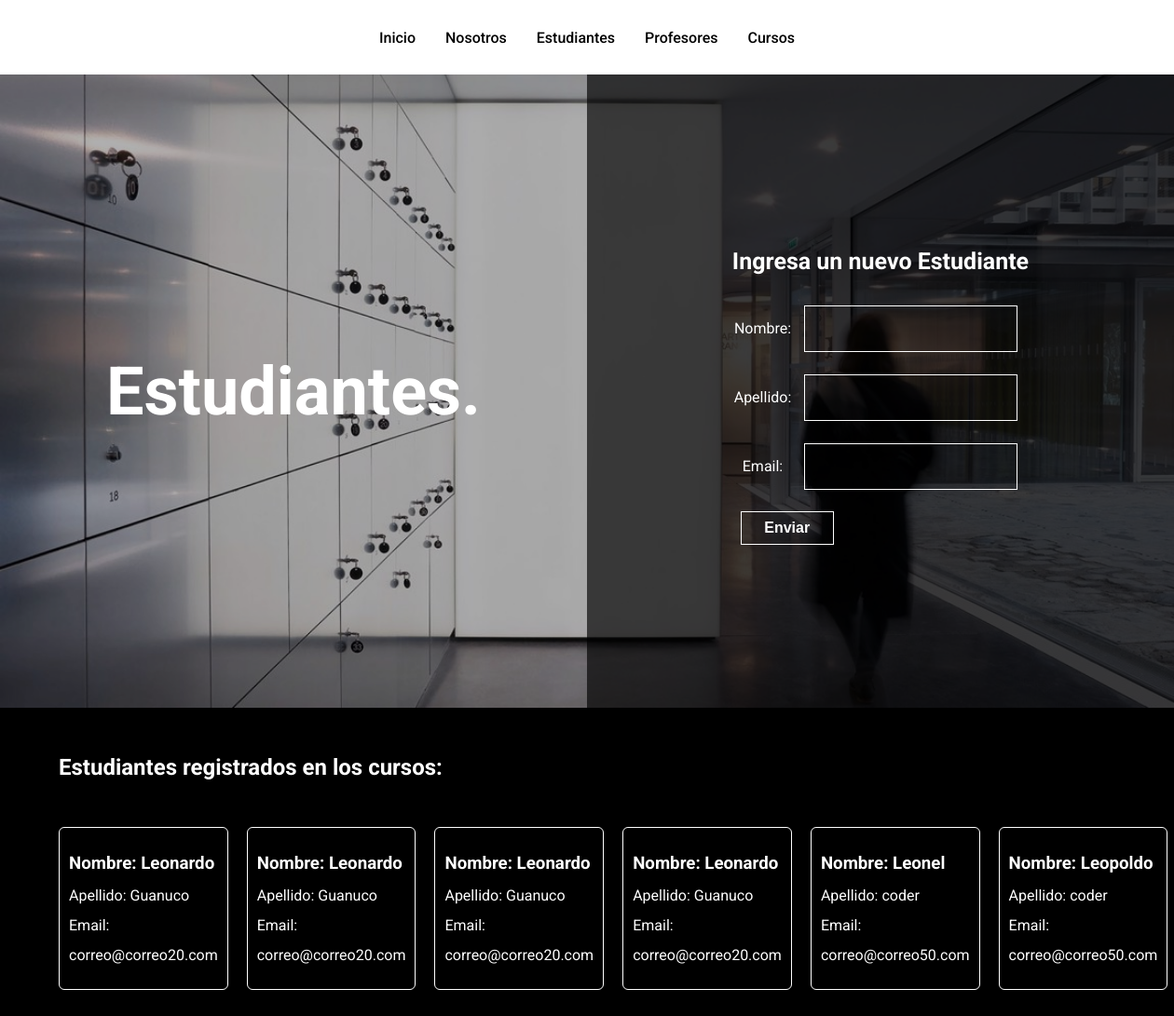
/coder/estudiantes/, run on the app's committed database.
### AppCoder/models.py (models this page shows)
class Estudiante(models.Model):
    nombre = models.CharField(max_length=30)
    apellido = models.CharField(max_length=30)
    email = models.EmailField()

### AppCoder/views.py (the view)
# urls.py: path("estudiantes/", views.estudiantesForm, name="estudiantes"),
def estudiantesForm( request ):
    if( request.method == "POST"):
        formEstudiante = forms.EstudianteForm(request.POST);
        if formEstudiante.is_valid():
            informacion = formEstudiante.cleaned_data
            estudiante = models.Estudiante(nombre = informacion["nombre"], apellido = informacion["apellido"], email = informacion["email"])
            estudiante.save()
            return redirect("estudiantes");
    else:
        formEstudiante = forms.EstudianteForm()
        estudiantes = models.Estudiante.objects.all()
        return render(request, "AppCoder/estudiantes.html", {"formEstudiante": formEstudiante, "estudiantes": estudiantes });

### AppCoder/forms.py
class EstudianteForm(forms.Form):
    nombre = forms.CharField(max_length=30)
    apellido = forms.CharField(max_length=30)
    email = forms.EmailField()

### AppCoder/templates/AppCoder/estudiantes.html (shortened to what this page needs)
{% extends "AppCoder/padre.html" %}
{% load static %}
{% block title %}estudiantes{% endblock %}
{% block formulario %}
    <h3>Ingresa un nuevo Estudiante</h3>
    <form action="{% url 'estudiantes' %}" method="POST">{% csrf_token %}
        <table>
            {{formEstudiante.as_table}}
        </table>
        <input type="submit" value="Enviar">
    </form>
{% endblock %}
{% block array %}
    <h2>Estudiantes registrados en los cursos:</h2>
    <div class="section">
        {% for estudiante in estudiantes %}
            <div class="section__card">
                <h3>Nombre: {{estudiante.nombre}}</h3>
                <p>Apellido: {{ estudiante.apellido }}</p>
                <p>Email: {{ estudiante.email }}</p>
            </div>
        {% endfor %}
    </div>
{% endblock %}

### AppCoder/static/AppCoder/css/estilos.css (style rules this page uses)
:root { --blanco: #fff; --negro: #000; --font: "Roboto", sans-serif; }
*, *::after,*::before { margin:0; box-sizing: inherit; }
body { font-family: var(--font); }
html { box-sizing: border-box; }
.page .page__form h3 { color: var(--blanco); font-size: 25px; padding: 20px 0; }
.page .page__form label { color: var(--blanco); font-weight: 400; }
.page .page__form input { margin: 10px; font-size: 16px; font-weight: 400; background-color: transparent; border: 1px solid var(--blanco); padding: 15px 10px; color: var(--blanco); }
.page .page__form input[type="submit"] { padding: 8px 10px; width: 100px; transition: all .2s ease-in-out; font-weight: 600; }
section h2 { color: var(--blanco); margin-top: 50px; }
.section { display: flex; column-gap: 20px; padding: 50px 0px 100px 0px; }
.section__card { border: 1px solid var(--blanco); border-radius: 6px; color: var(--blanco); padding: 20px 10px; text-align: left; line-height: 2; }

### data on the page
Estudiante: nombre "Leonardo", apellido "Guanuco", email "correo@correo20.com"
Estudiante: nombre "Leonardo", apellido "Guanuco", email "correo@correo20.com"
Estudiante: nombre "Leonardo", apellido "Guanuco", email "correo@correo20.com"
Estudiante: nombre "Leonardo", apellido "Guanuco", email "correo@correo20.com"
Estudiante: nombre "Leonel", apellido "coder", email "correo@correo50.com"
Estudiante: nombre "Leopoldo", apellido "coder", email "correo@correo50.com"
